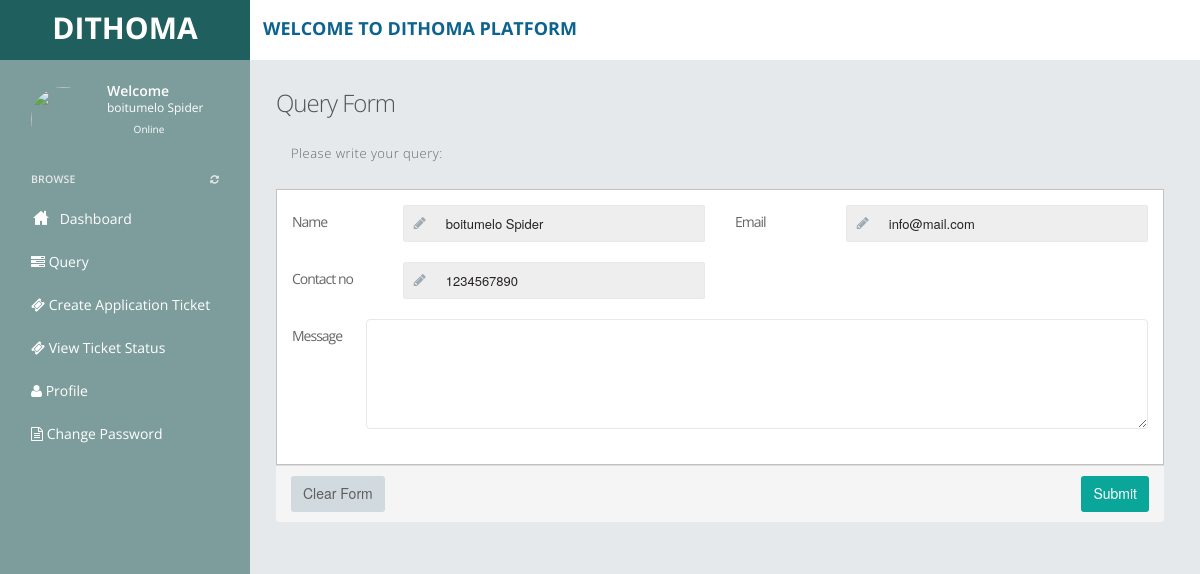
Screenshot of /get-quote.php (signed in) with the database file from the repository.
### tables this page shows
CREATE TABLE `user` (
  `id` int(11) NOT NULL,
  `name` varchar(255) DEFAULT NULL,
  `email` varchar(255) DEFAULT NULL,
  `alt_email` varchar(255) DEFAULT NULL,
  `password` varchar(255) DEFAULT NULL,
  `mobile` varchar(255) DEFAULT NULL,
  `gender` varchar(255) DEFAULT NULL,
  `address` varchar(500) DEFAULT NULL,
  `status` int(11) DEFAULT NULL,
  `posting_date` timestamp NULL DEFAULT current_timestamp()
);

### get-quote.php (the view, shortened to what this page needs)
<?php
include("dbconnection.php");
?>
<!DOCTYPE html>
<html>
<head>
<link href="assets/plugins/pace/pace-theme-flash.css" rel="stylesheet" type="text/css" media="screen"/>
<link href="assets/plugins/boostrapv3/css/bootstrap.min.css" rel="stylesheet" type="text/css"/>
<link href="assets/plugins/boostrapv3/css/bootstrap-theme.min.css" rel="stylesheet" type="text/css"/>
<link href="assets/plugins/font-awesome/css/font-awesome.css" rel="stylesheet" type="text/css"/>
<link href="assets/css/animate.min.css" rel="stylesheet" type="text/css"/>
<link href="assets/plugins/jquery-scrollbar/jquery.scrollbar.css" rel="stylesheet" type="text/css"/>
<link href="assets/css/style.css" rel="stylesheet" type="text/css"/>
<link href="assets/css/responsive.css" rel="stylesheet" type="text/css"/>
<link href="assets/css/custom-icon-set.css" rel="stylesheet" type="text/css"/>
</head>
<body class="">
<?php include("header.php");?>
<div class="page-container row-fluid">
	<?php include("leftbar.php");?>
  </div>
  </div>
  <div class="page-content">
    <div class="content">
		<div class="page-title">
			<h3>Query Form</h3>
             <div class="row">
                        <div class="col-md-12">
                            <form class="form-horizontal" method="post" enctype="multipart/form-data">
                            <div class="panel panel-default">
                                <div class="panel-body">
                                    <p>Please write your query:</p>
                                </div>
                                <div class="panel-body bg-white">
                                    <div class="row">
                                        <div class="col-md-6">
 <?php
$uid=$_SESSION['id'];
$query=mysqli_query($con,"select email,name,mobile from user where id='$uid'");
while($rw=mysqli_fetch_array($query)){
      ?>
    <div class="form-group">
     <label class="col-md-3 text-left text-left control-label">Name </label>
    <div class="col-md-9">
    <div class="input-group">
        <span class="input-group-addon"><span class="fa fa-pencil"></span></span>
         <input type="text" name="name" class="form-control" value="<?php echo $rw['name'];?>" readonly="true" />
          </div>
        </div>
       </div>
        <div class="form-group">
   <label class="col-md-3 text-left text-left control-label">Contact no</label>
  <div class="col-md-9 col-xs-12">
  <div class="input-group">
   <span class="input-group-addon"><span class="fa fa-pencil"></span></span>
    <input type="text" name="contact" class="form-control" value="<?php echo $rw['mobile'];?>" readonly="true"/>
     </div>
       </div>
     </div>
    </div>
                                        <div class="col-md-6">
                                            <div class="form-group">
                                                <label class="col-md-3 text-left text-left control-label">Email</label>
                                                <div class="col-md-9">
                                                    <div class="input-group">
                                                        <span class="input-group-addon"><span class="fa fa-pencil"></span></span>
                        <input type="email" name="email" class="form-control" value="<?php echo $rw['email'];?>" readonly="true">
                                                    </div>
                                                </div>
                                            </div>
                                        </div>
                                        <div class="col-md-12">
                                         <div class="form-group">
                                                <label class="col-md-1 text-left text-left control-label">Message</label>
                                                <div class="col-md-11 col-xs-12">
                                                    <textarea class="form-control" rows="5" name="query" required></textarea>
                                                </div>
                                            </div></div>
                                    </div>
   <?php } ?>
                                </div>
                                <div class="panel-footer">
                                    <button class="btn btn-default">Clear Form</button>
                                    <input value="Submit" type="submit" name="submit" class="btn btn-primary pull-right">
                                </div>
                            </div>
                            </form>
                        </div>
                    </div>
		</div>
    </div>
  </div>
 </div>
</body>
</html>

### assets/css/responsive.css (style rules this page uses)
@media (min-width: 980px) { .page-content { margin-left: 250px; min-height: 100%; } }

### rows the page displays
user: name "boitumelo Spider", contact "1234567890", email "info@mail.com"

### other values shown
$_SESSION['name'] "boitumelo Spider"
